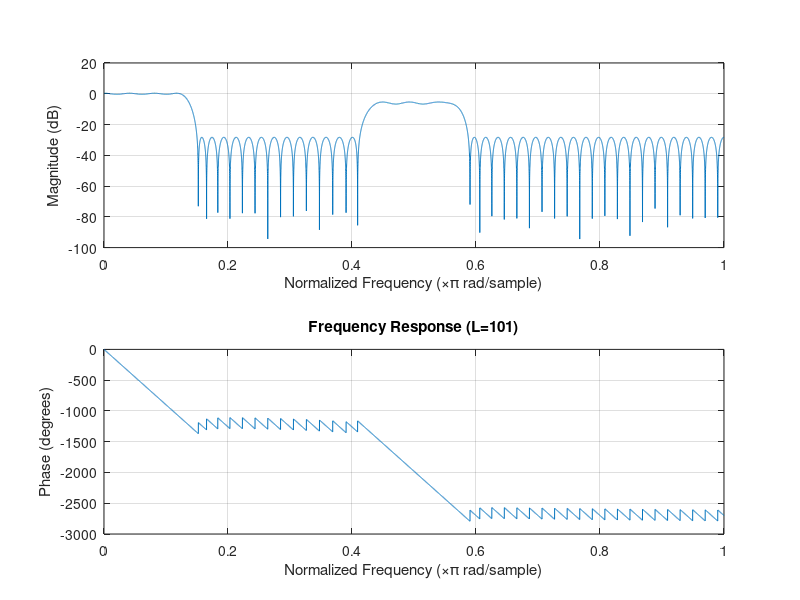
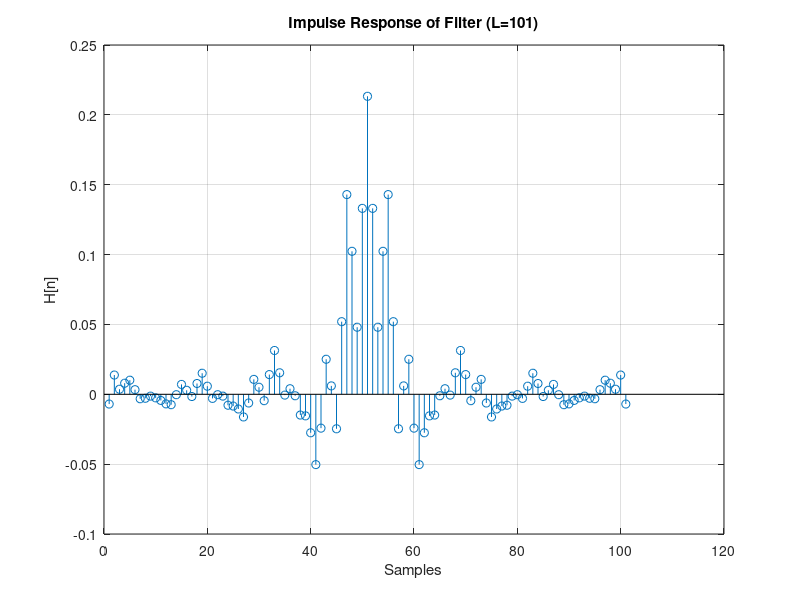
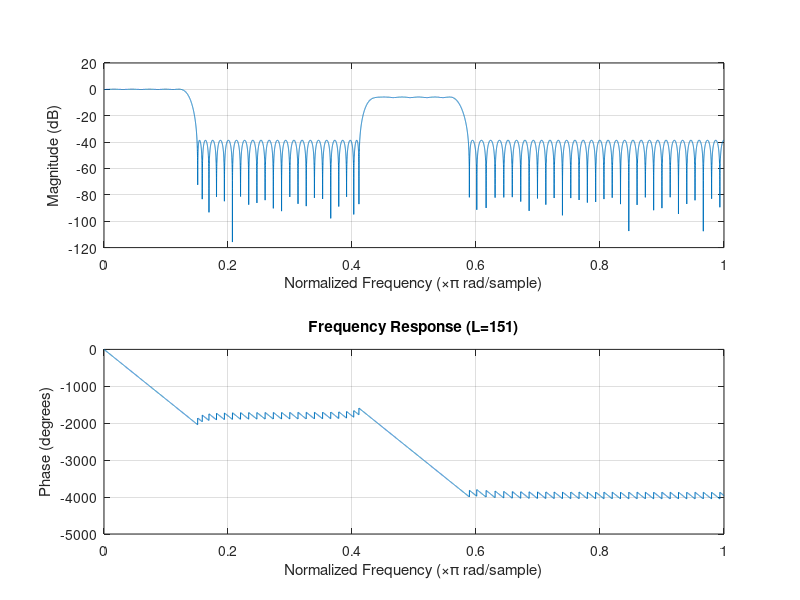
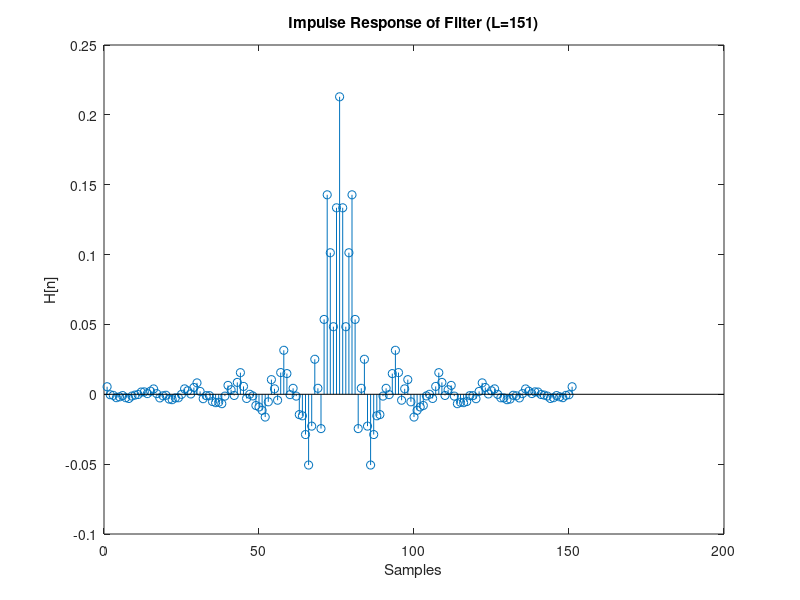

Write MATLAB code to recreate these figures, in order.
% EE453 HW 6 Question 2
% Adam Dykhouse
% Use Parks-McClellan computer optimization method to design a
% digital FIR filter specified by the following frequency and amplitude
Fs = 16000;
f = [0 0.125 0.15 0.4125 0.4375 0.5625 0.5875 1];  % frequency cutoff pts
a = [1 1 0 0 0.5 0.5 0 0];                         % amplitude cutoff pts

% Part 1: Impulse and Magnitude Frequency Response of filter length 101
N = 100;                            % filter order of 100

b = firpm(N,f,a);                   % Find filter coefficients

figure(1)
freqz(b,1,Fs);               % Calculate Frequency Response
title('Frequency Response (L=101)');
grid on;

h = impz(b);                    % Find impulse response of filter b
figure(2);
stem(h);             % Plot impulse response
title('Impulse Response of Filter (L=101)');
xlabel('Samples');
ylabel('H[n]');
grid on;

% Part 2: Impulse and Magnitude Frequency Response of filter length 151
N = 150;                            % filter order of 100

b = firpm(N,f,a);                   % Find filter coefficients
figure(3)
freqz(b,1,Fs);               % Calculate Frequency Response
title('Frequency Response (L=151)');

h = impz(b);                    % Find impulse response of filter b
figure(4);
stem(h);             % Plot impulse response
title('Impulse Response of Filter (L=151)');
xlabel('Samples');
ylabel('H[n]');